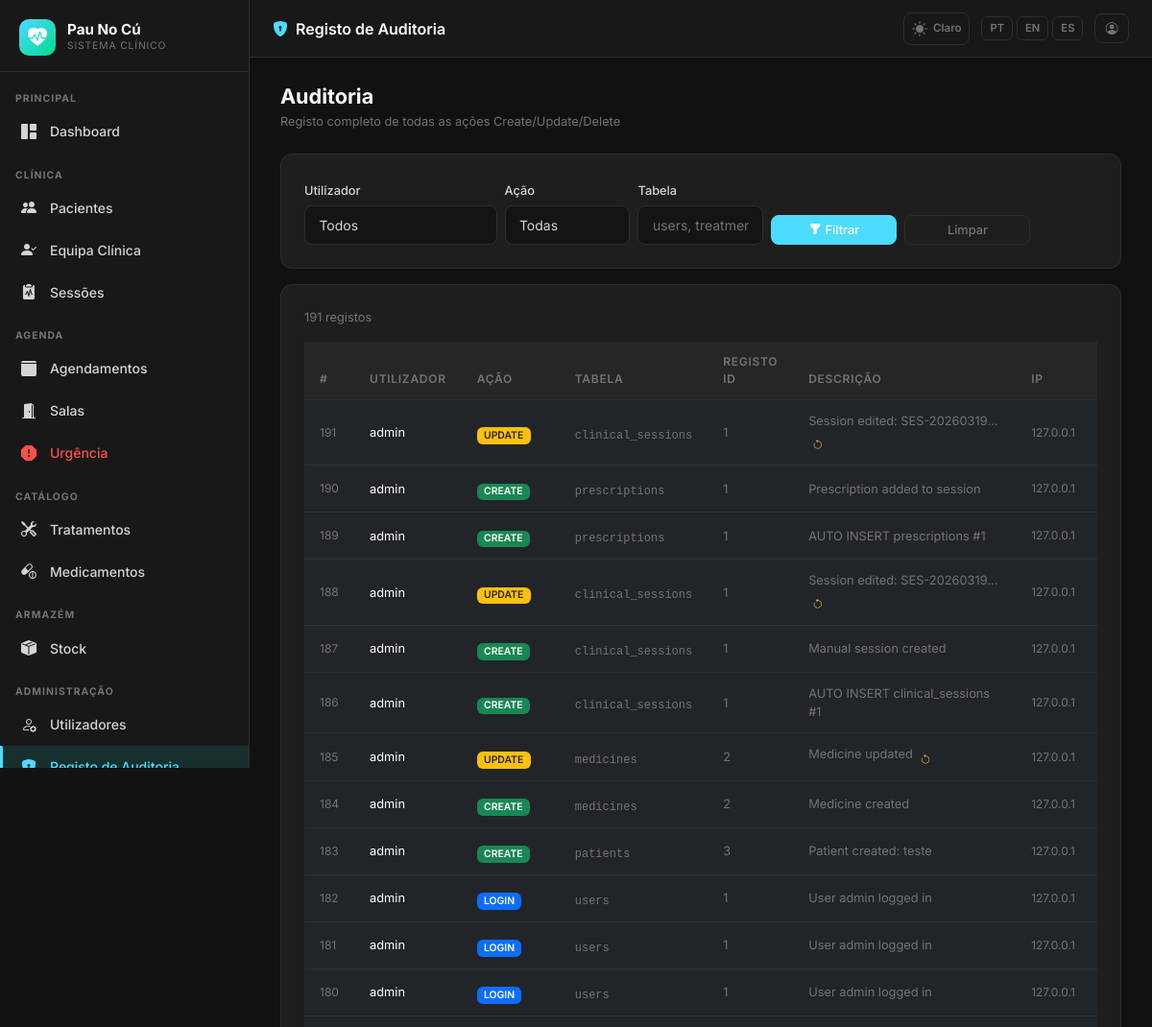
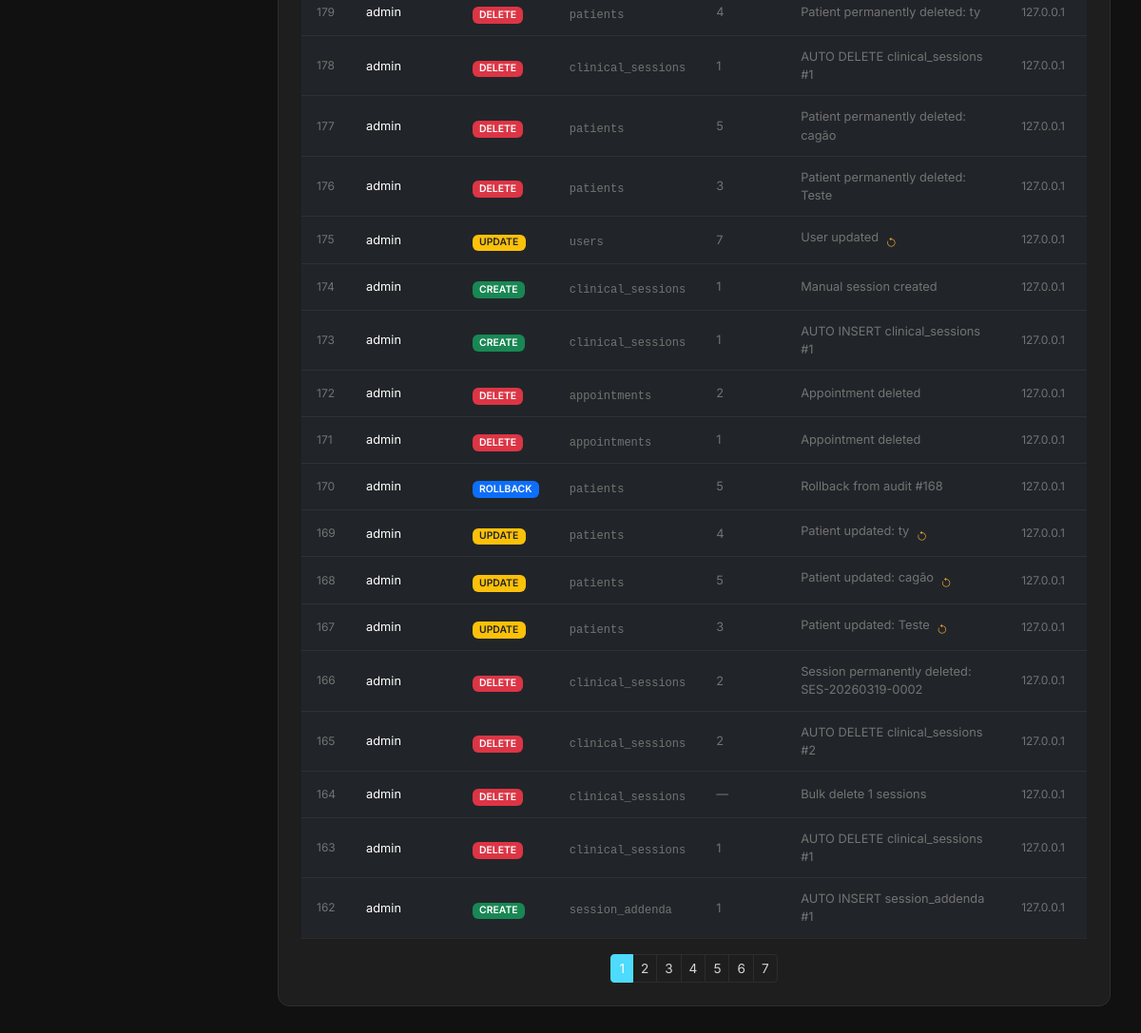
Before: /admin/audit (signed in) with the older database file (2 pictures, top to bottom).
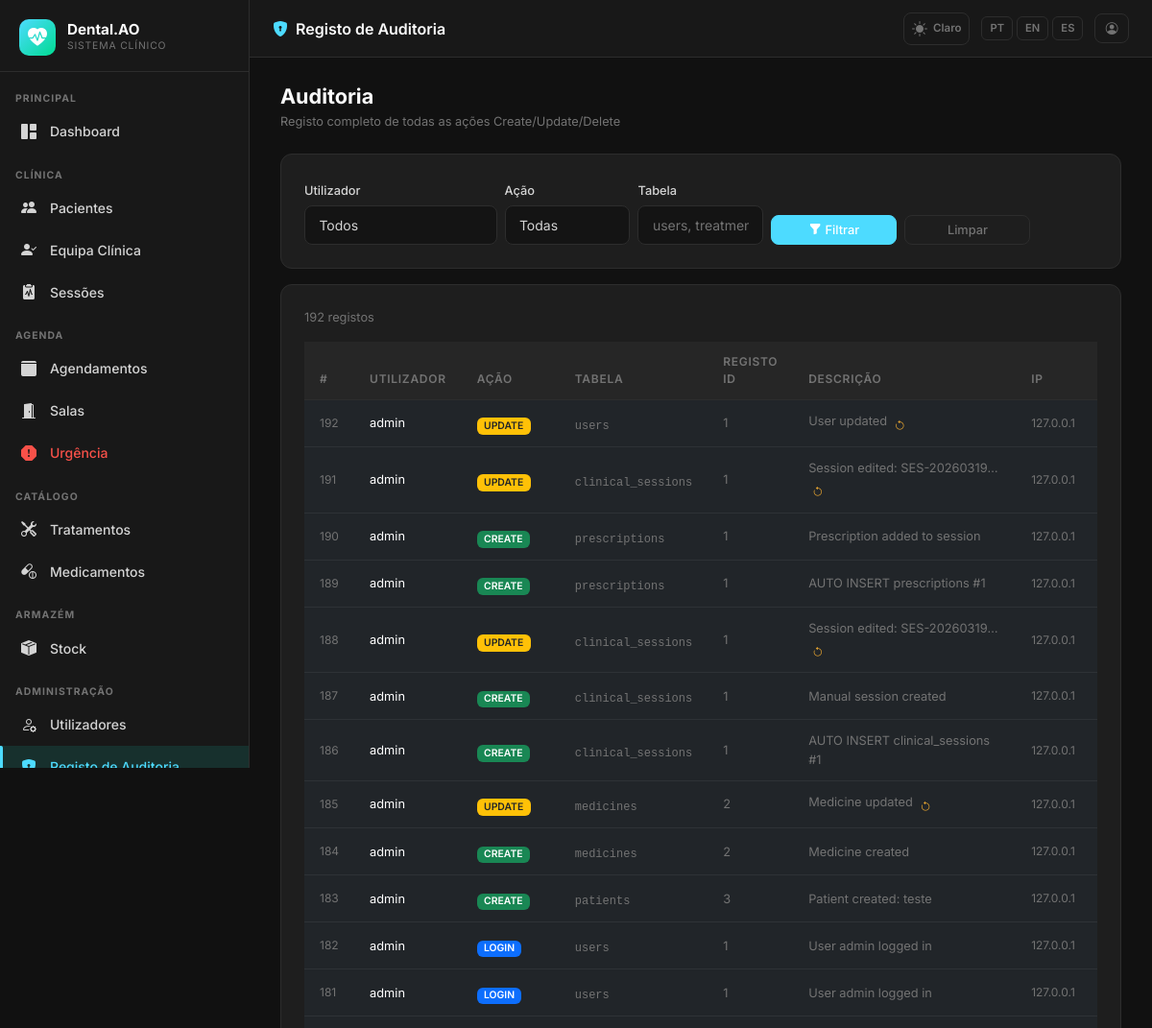
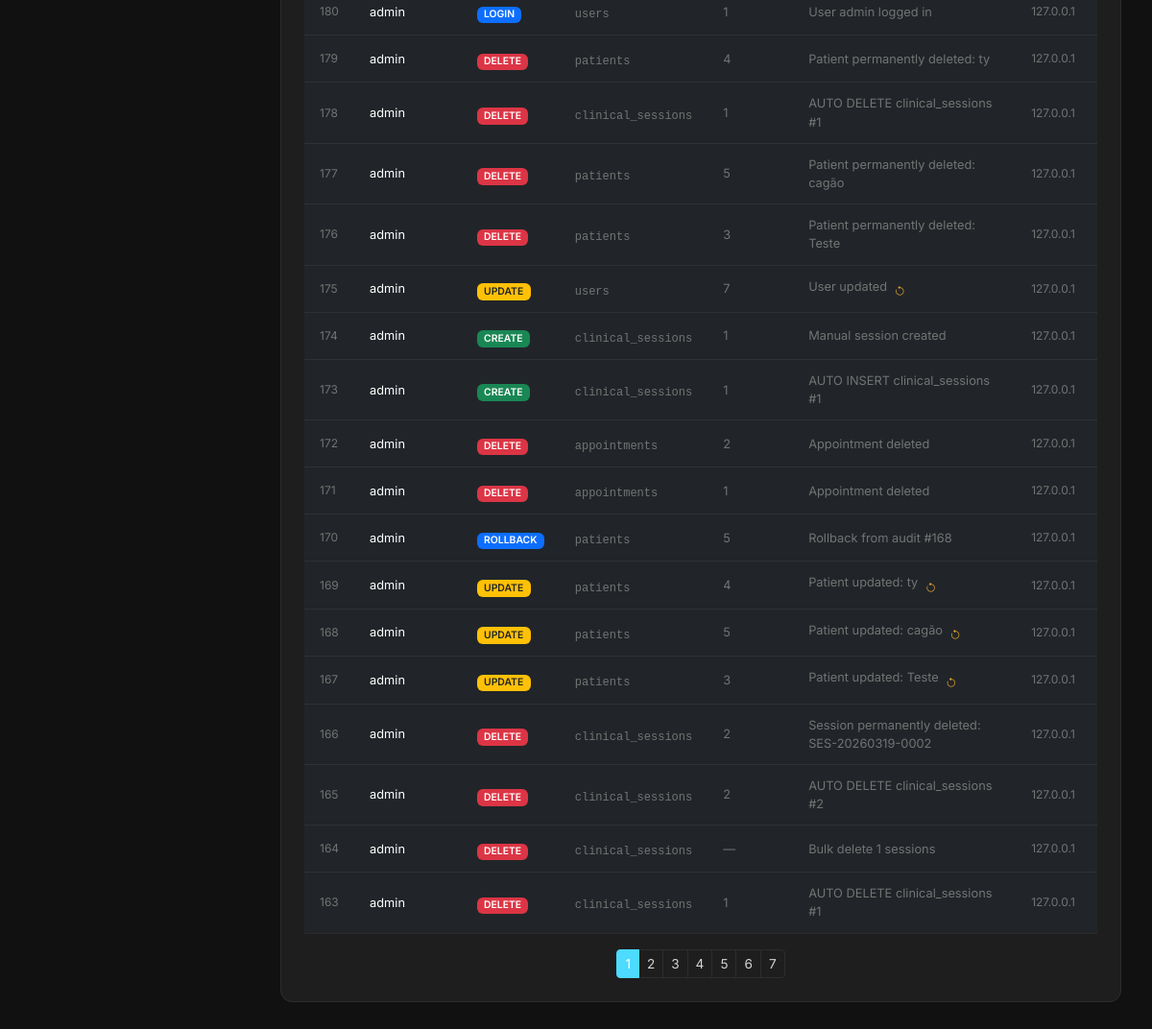
After: the same page with the newer database file (2 pictures, top to bottom).
### app/models.py (models this page shows, shortened)
class AppSetting(db.Model):
    __tablename__ = 'app_settings'
    key   = db.Column(db.String(64), primary_key=True)
    value = db.Column(db.Text, nullable=True)
    _DEFAULTS = {
        'app_name':       'DentalCare Pro',
        'app_logo':       '',
        'bg_dark':        '#111111',
        'sidebar_dark':   '#181818',
        'card_dark':      '#1e1e1e',
        'border_dark':    '#2d2d2d',
        'text_dark':      '#d4d4d4',
        'primary_dark':   '#14b8a6',
        'success_dark':   '#22c55e',
        'danger_dark':    '#f87171',
        'warning_dark':   '#fbbf24',
        'bg_light':       '#f0f4f8',
        'card_light':     '#ffffff',
        'border_light':   '#d1dce8',
        'text_light':     '#334155',
        'primary_light':  '#1976d2',
        'success_light':  '#00875a',
        'danger_light':   '#d32f2f',
        'warning_light':  '#e65100',
        'xray_max_mb':        '10',
        'stock_invoice_max_mb': '5',
        'urgency_surcharge':  '30',
    }
    @classmethod
    def all_as_dict(cls):
        stored = {s.key: s.value for s in cls.query.all()}
        result = dict(cls._DEFAULTS)
        result.update(stored)
        return result

class AuditLog(db.Model):
    __tablename__ = 'audit_log'
    id = db.Column(db.Integer, primary_key=True)
    user_id = db.Column(db.Integer, db.ForeignKey('users.id'), nullable=True)
    username = db.Column(db.String(80), nullable=True)
    action = db.Column(db.String(20), nullable=False)
    table_name = db.Column(db.String(100), nullable=False)
    record_id = db.Column(db.Integer, nullable=True)
    old_value = db.Column(db.JSON, nullable=True)
    new_value = db.Column(db.JSON, nullable=True)
    description = db.Column(db.Text, nullable=True)
    ip_address = db.Column(db.String(50), nullable=True)
    timestamp = db.Column(db.DateTime, default=lambda: datetime.now(timezone.utc), index=True)
    user = db.relationship('User', backref='audit_entries')

### app/admin/routes.py (the view)
@admin_bp.route('/audit')
@login_required
@director_or_superadmin_required
def audit_log():
    from ..models import AuditLog
    page = request.args.get('page', 1, type=int)
    query = AuditLog.query.order_by(AuditLog.timestamp.desc())
    if request.args.get('user_id'):
        query = query.filter_by(user_id=request.args.get('user_id', type=int))
    if request.args.get('action'):
        query = query.filter_by(action=request.args.get('action'))
    if request.args.get('table'):
        query = query.filter_by(table_name=request.args.get('table'))
    logs = query.paginate(page=page, per_page=30)
    users = User.query.order_by(User.full_name).all()
    return render_template('admin/audit_log.html', logs=logs, users=users)

### app/__init__.py (called while the page is built)
def get_locale():
    lang = session.get('lang')
    if lang in ['pt', 'en', 'es']:
        return lang
    return 'pt'

### app/models.py (called while the page is built)
    def role_display(self):
        role_map = {
            Role.SUPERADMIN: 'Superadmin',
            Role.CLINICAL_DIRECTOR: 'Diretor Clínico',
            Role.DENTIST: 'Dentista',
            Role.PATIENT: 'Paciente',
            Role.RECEPTION: 'Recepção',
        }
        return role_map.get(self.role, self.role)

    def role_badge_class(self):
        badge_map = {
            Role.SUPERADMIN: 'danger',
            Role.CLINICAL_DIRECTOR: 'primary',
            Role.DENTIST: 'success',
            Role.PATIENT: 'info',
            Role.RECEPTION: 'warning',
        }
        return badge_map.get(self.role, 'secondary')

### app/templates/admin/audit_log.html (shortened to what this page needs)
{% extends "base.html" %}
{% block page_title %}<i class="bi bi-shield-lock-fill me-2" style="color:var(--dc-primary)"></i>{{ _('Registo de Auditoria') }}{% endblock %}
{% block content %}
<div class="dc-page-header">
  <div>
    <h1>{{ _('Auditoria') }}</h1>
    <p>{{ _('Registo completo de todas as ações Create/Update/Delete') }}</p>
  </div>
</div>
<div class="dc-card mb-3">
  <form method="GET" class="row g-2 align-items-end">
    <div class="col-md-3">
      <label class="form-label" style="font-size:.8rem">{{ _('Utilizador') }}</label>
      <select name="user_id" class="form-select form-select-sm">
        <option value="">{{ _('Todos') }}</option>
      </select>
    </div>
    <div class="col-md-2">
      <label class="form-label" style="font-size:.8rem">{{ _('Ação') }}</label>
      <select name="action" class="form-select form-select-sm">
        <option value="">{{ _('Todas') }}</option>
      </select>
    </div>
    <div class="col-md-2">
      <label class="form-label" style="font-size:.8rem">{{ _('Tabela') }}</label>
      <input type="text" name="table" class="form-control form-control-sm" value="{{ request.args.get('table', '') }}" placeholder="users, treatments…">
    </div>
    <div class="col-md-2">
      <button type="submit" class="btn btn-sm btn-primary w-100">
        <i class="bi bi-funnel-fill me-1"></i>{{ _('Filtrar') }}
      </button>
    </div>
    <div class="col-md-2">
      <a href="{{ url_for('admin.audit_log') }}" class="btn btn-sm btn-outline-secondary w-100">
        {{ _('Limpar') }}
      </a>
    </div>
  </form>
</div>
<div class="dc-card">
  <div class="d-flex align-items-center justify-content-between mb-3">
    <span style="font-size:.8rem;color:var(--dc-text-muted)">{{ logs.total }} {{ _('registos') }}</span>
  </div>
  <div class="table-responsive">
    <table class="table table-sm mb-0">
      <thead>
        <tr>
          <th>#</th>
          <th>{{ _('Utilizador') }}</th>
          <th>{{ _('Ação') }}</th>
          <th>{{ _('Tabela') }}</th>
          <th>{{ _('Registo ID') }}</th>
          <th>{{ _('Descrição') }}</th>
          <th>{{ _('IP') }}</th>
          <th>{{ _('Data/Hora') }}</th>
        </tr>
      </thead>
      <tbody>
        {% for log in logs.items %}
        <tr>
          <td style="font-size:.75rem;color:var(--dc-text-muted)">{{ log.id }}</td>
          <td style="font-size:.8rem">{{ log.username or '—' }}</td>
          <td>
            <span class="badge bg-{% if log.action == 'CREATE' %}success{% elif log.action == 'UPDATE' %}warning text-dark{% elif log.action == 'DELETE' %}danger{% elif log.action in ['LOGIN','ROLLBACK'] %}primary{% else %}secondary{% endif %}" style="font-size:.65rem">
              {{ log.action }}
            </span>
          </td>
          <td><code style="font-size:.75rem;color:var(--dc-text-muted)">{{ log.table_name }}</code></td>
          <td style="font-size:.8rem;color:var(--dc-text-muted)">{{ log.record_id or '—' }}</td>
          <td style="font-size:.8rem;color:var(--dc-text-muted);max-width:250px">
            {% if log.old_value and log.action == 'UPDATE' %}
              <span class="d-inline-block text-truncate" style="max-width:200px" title="{{ log.description }}">
                {{ (log.description or '')[:60] }}{% if log.description and log.description|length > 60 %}…{% endif %}
              </span>
              <i class="bi bi-arrow-counterclockwise ms-1" style="color:var(--dc-warning);font-size:.7rem"
                 title="{{ _('Reversão disponível') }}"></i>
            {% else %}
              {{ (log.description or '')[:80] }}{% if log.description and log.description|length > 80 %}…{% endif %}
            {% endif %}
          </td>
          <td style="font-size:.75rem;color:var(--dc-text-muted)">{{ log.ip_address or '—' }}</td>
          <td style="font-size:.75rem;color:var(--dc-text-muted);white-space:nowrap">
          </td>
        </tr>
        {% endfor %}
      </tbody>
    </table>
  </div>
  {% if logs.pages > 1 %}
  <div class="d-flex justify-content-center mt-3">
    <nav>
      <ul class="pagination pagination-sm mb-0">
        {% for page in logs.iter_pages() %}
          {% if page %}
            <li class="page-item {% if page == logs.page %}active{% endif %}">
              <a class="page-link" href="{{ url_for('admin.audit_log', page=page, **request.args) }}">{{ page }}</a>
            </li>
          {% else %}
            <li class="page-item disabled"><span class="page-link">…</span></li>
          {% endif %}
        {% endfor %}
      </ul>
    </nav>
  </div>
  {% endif %}
</div>
{% endblock %}

### app/templates/base.html (shortened to what this page needs)
<!DOCTYPE html>
<html lang="{{ get_locale() }}" data-dc-theme="{{ session.get('theme', 'dark') }}">
<head>
  <link href="https://cdn.jsdelivr.net/npm/bootstrap@5.3.2/dist/css/bootstrap.min.css" rel="stylesheet">
  <link href="https://cdn.jsdelivr.net/npm/bootstrap-icons@1.11.3/font/bootstrap-icons.min.css" rel="stylesheet">
  <link href="{{ url_for('static', filename='css/dental.css') }}" rel="stylesheet">
</head>
<body>
<aside class="dc-sidebar" id="dcSidebar">
  <div class="dc-brand">
    <div class="dc-brand-icon">
      {% if app_settings.app_logo %}
        <img src="{{ url_for('superadmin.logo_file', filename=app_settings.app_logo) }}"
             alt="{{ app_settings.app_name }}"
             style="width:36px;height:36px;object-fit:contain;border-radius:6px;">
      {% else %}
        <i class="bi bi-heart-pulse-fill"></i>
      {% endif %}
    </div>
    <div class="flex-fill">
      <div class="dc-brand-name">{{ app_settings.app_name }}</div>
      <div class="dc-brand-sub">{{ _('Sistema Clínico') }}</div>
    </div>
  </div>
  <nav class="dc-nav">
    {% set role = current_user.role %}
    <div class="dc-nav-section">{{ _('Principal') }}</div>
    <a href="{{ url_for('main.dashboard') }}"
       class="dc-nav-item {% if request.endpoint == 'main.dashboard' %}active{% endif %}">
      <i class="bi bi-grid-1x2-fill"></i> {{ _('Dashboard') }}
    </a>
    {% if role in ['superadmin', 'clinical_director', 'dentist', 'reception'] %}
    <div class="dc-nav-section mt-2">{{ _('Clínica') }}</div>
    {% endif %}
    {% if role in ['superadmin', 'clinical_director', 'dentist', 'reception'] %}
    <a href="{{ url_for('patients.index') }}"
       class="dc-nav-item {% if request.endpoint == 'patients.index' or request.endpoint in ['patients.new','patients.edit','patients.detail'] %}active{% endif %}">
      <i class="bi bi-people-fill"></i> {{ _('Pacientes') }}
    </a>
    {% endif %}
    {% if role in ['superadmin', 'clinical_director'] %}
    <a href="{{ url_for('patients.care_team_pending') }}"
       class="dc-nav-item {% if request.endpoint == 'patients.care_team_pending' %}active{% endif %}">
      <i class="bi bi-person-check-fill"></i> {{ _('Equipa Clínica') }}
    </a>
    {% endif %}
    {% if role in ['superadmin', 'clinical_director', 'dentist'] %}
    <a href="{{ url_for('sessions.index') }}"
       class="dc-nav-item {% if request.endpoint and 'sessions.' in request.endpoint and 'audit' not in request.endpoint and 'evolution' not in request.endpoint %}active{% endif %}">
      <i class="bi bi-clipboard2-pulse-fill"></i> {{ _('Sessões') }}
    </a>
    {% endif %}
    {% if role in ['superadmin', 'clinical_director', 'reception', 'dentist'] %}
    <div class="dc-nav-section mt-2">{{ _('Agenda') }}</div>
    {% endif %}
    {% if role in ['superadmin', 'clinical_director', 'reception'] %}
    <a href="{{ url_for('scheduling.calendar') }}"
       class="dc-nav-item {% if request.endpoint and 'scheduling.' in request.endpoint and 'emergency' not in request.endpoint and 'room' not in request.endpoint %}active{% endif %}">
      <i class="bi bi-calendar3-fill"></i> {{ _('Agendamentos') }}
    </a>
    {% endif %}
    {% if role in ['superadmin', 'clinical_director', 'reception', 'dentist'] %}
    <a href="{{ url_for('scheduling.rooms') }}"
       class="dc-nav-item {% if request.endpoint and 'rooms' in request.endpoint %}active{% endif %}">
      <i class="bi bi-door-open-fill"></i> {{ _('Salas') }}
    </a>
    {% endif %}
    {% if role in ['superadmin', 'clinical_director', 'reception', 'dentist'] %}
    <a href="{{ url_for('scheduling.emergency') }}"
       class="dc-nav-item {% if request.endpoint and 'emergency' in request.endpoint %}active{% endif %}"
       style="color:var(--dc-danger)">
      <i class="bi bi-exclamation-octagon-fill"></i> {{ _('Urgência') }}
    </a>
    {% endif %}
    {% if role in ['superadmin', 'clinical_director', 'dentist'] %}
    <div class="dc-nav-section mt-2">{{ _('Catálogo') }}</div>
    <a href="{{ url_for('admin.treatments') }}"
       class="dc-nav-item {% if 'treatments' in request.endpoint %}active{% endif %}">
      <i class="bi bi-tools"></i> {{ _('Tratamentos') }}
    </a>
    <a href="{{ url_for('admin.medicines') }}"
       class="dc-nav-item {% if 'medicine' in request.endpoint %}active{% endif %}">
      <i class="bi bi-capsule-pill"></i> {{ _('Medicamentos') }}
    </a>
    {% endif %}
    {% if role in ['superadmin', 'clinical_director', 'dentist', 'receptionist'] %}
    <div class="dc-nav-section mt-2">{{ _('Armazém') }}</div>
    <a href="{{ url_for('stock.index') }}"
       class="dc-nav-item {% if request.endpoint and 'stock.' in request.endpoint %}active{% endif %}">
      <i class="bi bi-box-seam-fill"></i> {{ _('Stock') }}
    </a>
    {% endif %}
    {% if role in ['superadmin', 'clinical_director'] %}
    <div class="dc-nav-section mt-2">{{ _('Administração') }}</div>
    <a href="{{ url_for('admin.users') }}"
       class="dc-nav-item {% if 'user' in request.endpoint %}active{% endif %}">
      <i class="bi bi-person-gear"></i> {{ _('Utilizadores') }}
    </a>
    <a href="{{ url_for('admin.audit_log') }}"
       class="dc-nav-item {% if 'audit' in request.endpoint %}active{% endif %}">
      <i class="bi bi-shield-lock-fill"></i> {{ _('Registo de Auditoria') }}
    </a>
    {% endif %}
  </nav>
</aside>
<header class="dc-topbar">
  <span class="page-title">{% block page_title %}{% endblock %}</span>
  <div class="topbar-actions">
    <a href="{{ url_for('auth.toggle_theme') }}"
       class="theme-toggle"
       title="{{ _('Alternar tema') }}">
      {% if session.get('theme', 'dark') == 'dark' %}
        <i class="bi bi-sun-fill"></i><span style="font-size:.72rem;font-weight:600;margin-left:2px">{{ _('Claro') }}</span>
      {% else %}
        <i class="bi bi-moon-stars-fill"></i><span style="font-size:.72rem;font-weight:600;margin-left:2px">{{ _('Escuro') }}</span>
      {% endif %}
    </a>
    <div class="lang-switcher">
      <a href="{{ url_for('auth.set_lang', lang='pt') }}"
         class="lang-btn {% if get_locale() == 'pt' %}active{% endif %}">PT</a>
      <a href="{{ url_for('auth.set_lang', lang='en') }}"
         class="lang-btn {% if get_locale() == 'en' %}active{% endif %}">EN</a>
      <a href="{{ url_for('auth.set_lang', lang='es') }}"
         class="lang-btn {% if get_locale() == 'es' %}active{% endif %}">ES</a>
    </div>
    <a href="{{ url_for('auth.profile') }}" class="btn btn-sm btn-outline-secondary" title="{{ _('Meu Perfil') }}">
      <i class="bi bi-person-circle"></i>
    </a>
  </div>
</header>
<main class="dc-main">
  <div class="dc-content">
    {% block content %}{% endblock %}
  </div>
</main>
</body>
</html>

Changed rows visible on the page:
no longer on this page (row unchanged): AuditLog: id "162", username "admin", action "CREATE", table_name "session_addenda", record "1", description "AUTO INSERT session_addenda #1", ip_address "127.0.0.1"
changed AppSetting: app_name "Pau No Cú" → "Dental.AO"
added AuditLog: id "192", username "admin", action "UPDATE", table_name "users", record "1", description "User updated", ip_address "127.0.0.1"
Other visible differences:
{{ logs.total }}: "191" → "192"
